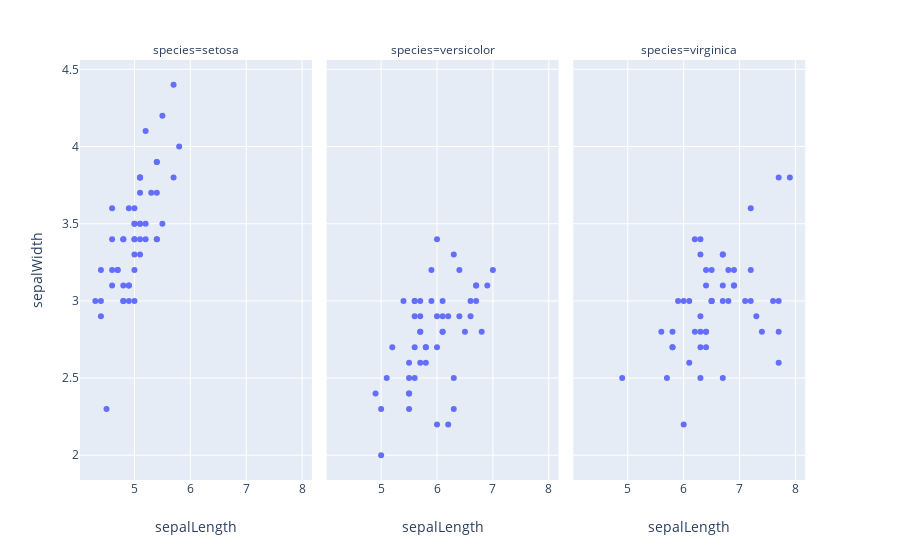

Here is the notebook cell this chart was saved with:
### Code cell
facetted = px.scatter(iris, x='sepalLength', y='sepalWidth', facet_col='species')
facetted

### Figure 1 — Plotly figure (JSON) as saved in the notebook; plotly's stock layout.template omitted (floating-point values rounded to 4 significant figures)
{"data": [{"hoverlabel": {"namelength": 0}, "hovertemplate": "species=setosa<br>sepalLength=%{x}<br>sepalWidth=%{y}", "legendgroup": "", "marker": {"color": "#636efa", "symbol": "circle"}, "mode": "markers", "name": "", "showlegend": false, "type": "scatter", "x": [5.1, 4.9, 4.7, 4.6, 5, 5.4, 4.6, 5, 4.4, 4.9, 5.4, 4.8, 4.8, 4.3, 5.8, 5.7, 5.4, 5.1, 5.7, 5.1, 5.4, 5.1, 4.6, 5.1, 4.8, 5, 5, 5.2, 5.2, 4.7, 4.8, 5.4, 5.2, 5.5, 4.9, 5, 5.5, 4.9, 4.4, 5.1, 5, 4.5, 4.4, 5, 5.1, 4.8, 5.1, 4.6, 5.3, 5], "xaxis": "x", "y": [3.5, 3, 3.2, 3.1, 3.6, 3.9, 3.4, 3.4, 2.9, 3.1, 3.7, 3.4, 3, 3, 4, 4.4, 3.9, 3.5, 3.8, 3.8, 3.4, 3.7, 3.6, 3.3, 3.4, 3, 3.4, 3.5, 3.4, 3.2, 3.1, 3.4, 4.1, 4.2, 3.1, 3.2, 3.5, 3.6, 3, 3.4, 3.5, 2.3, 3.2, 3.5, 3.8, 3, 3.8, 3.2, 3.7, 3.3], "yaxis": "y"}, {"hoverlabel": {"namelength": 0}, "hovertemplate": "species=versicolor<br>sepalLength=%{x}<br>sepalWidth=%{y}", "legendgroup": "", "marker": {"color": "#636efa", "symbol": "circle"}, "mode": "markers", "name": "", "showlegend": false, "type": "scatter", "x": [7, 6.4, 6.9, 5.5, 6.5, 5.7, 6.3, 4.9, 6.6, 5.2, 5, 5.9, 6, 6.1, 5.6, 6.7, 5.6, 5.8, 6.2, 5.6, 5.9, 6.1, 6.3, 6.1, 6.4, 6.6, 6.8, 6.7, 6, 5.7, 5.5, 5.5, 5.8, 6, 5.4, 6, 6.7, 6.3, 5.6, 5.5, 5.5, 6.1, 5.8, 5, 5.6, 5.7, 5.7, 6.2, 5.1, 5.7], "xaxis": "x2", "y": [3.2, 3.2, 3.1, 2.3, 2.8, 2.8, 3.3, 2.4, 2.9, 2.7, 2, 3, 2.2, 2.9, 2.9, 3.1, 3, 2.7, 2.2, 2.5, 3.2, 2.8, 2.5, 2.8, 2.9, 3, 2.8, 3, 2.9, 2.6, 2.4, 2.4, 2.7, 2.7, 3, 3.4, 3.1, 2.3, 3, 2.5, 2.6, 3, 2.6, 2.3, 2.7, 3, 2.9, 2.9, 2.5, 2.8], "yaxis": "y2"}, {"hoverlabel": {"namelength": 0}, "hovertemplate": "species=virginica<br>sepalLength=%{x}<br>sepalWidth=%{y}", "legendgroup": "", "marker": {"color": "#636efa", "symbol": "circle"}, "mode": "markers", "name": "", "showlegend": false, "type": "scatter", "x": [6.3, 5.8, 7.1, 6.3, 6.5, 7.6, 4.9, 7.3, 6.7, 7.2, 6.5, 6.4, 6.8, 5.7, 5.8, 6.4, 6.5, 7.7, 7.7, 6, 6.9, 5.6, 7.7, 6.3, 6.7, 7.2, 6.2, 6.1, 6.4, 7.2, 7.4, 7.9, 6.4, 6.3, 6.1, 7.7, 6.3, 6.4, 6, 6.9, 6.7, 6.9, 5.8, 6.8, 6.7, 6.7, 6.3, 6.5, 6.2, 5.9], "xaxis": "x3", "y": [3.3, 2.7, 3, 2.9, 3, 3, 2.5, 2.9, 2.5, 3.6, 3.2, 2.7, 3, 2.5, 2.8, 3.2, 3, 3.8, 2.6, 2.2, 3.2, 2.8, 2.8, 2.7, 3.3, 3.2, 2.8, 3, 2.8, 3, 2.8, 3.8, 2.8, 2.8, 2.6, 3, 3.4, 3.1, 3, 3.1, 3.1, 3.1, 2.7, 3.2, 3.3, 3, 2.5, 3, 3.4, 3], "yaxis": "y3"}], "layout": {"annotations": [{"font": {}, "showarrow": false, "text": "species=setosa", "x": 0.1567, "xanchor": "center", "xref": "paper", "y": 1, "yanchor": "bottom", "yref": "paper"}, {"font": {}, "showarrow": false, "text": "species=versicolor", "x": 0.49, "xanchor": "center", "xref": "paper", "y": 1, "yanchor": "bottom", "yref": "paper"}, {"font": {}, "showarrow": false, "text": "species=virginica", "x": 0.8233, "xanchor": "center", "xref": "paper", "y": 1, "yanchor": "bottom", "yref": "paper"}], "autosize": true, "legend": {"tracegroupgap": 0}, "margin": {"t": 60}, "xaxis": {"anchor": "y", "autorange": true, "domain": [0, 0.3133], "range": [4.196, 8.107], "title": {"text": "sepalLength"}, "type": "linear"}, "xaxis2": {"anchor": "y2", "autorange": true, "domain": [0.3333, 0.6467], "matches": "x", "range": [4.196, 8.107], "title": {"text": "sepalLength"}, "type": "linear"}, "xaxis3": {"anchor": "y3", "autorange": true, "domain": [0.6667, 0.98], "matches": "x", "range": [4.196, 8.107], "title": {"text": "sepalLength"}, "type": "linear"}, "yaxis": {"anchor": "x", "autorange": true, "domain": [0, 1], "range": [1.908, 4.538], "title": {"text": "sepalWidth"}, "type": "linear"}, "yaxis2": {"anchor": "x2", "autorange": true, "domain": [0, 1], "matches": "y", "range": [1.908, 4.538], "showticklabels": false, "type": "linear"}, "yaxis3": {"anchor": "x3", "autorange": true, "domain": [0, 1], "matches": "y", "range": [1.908, 4.538], "showticklabels": false, "type": "linear"}}}
